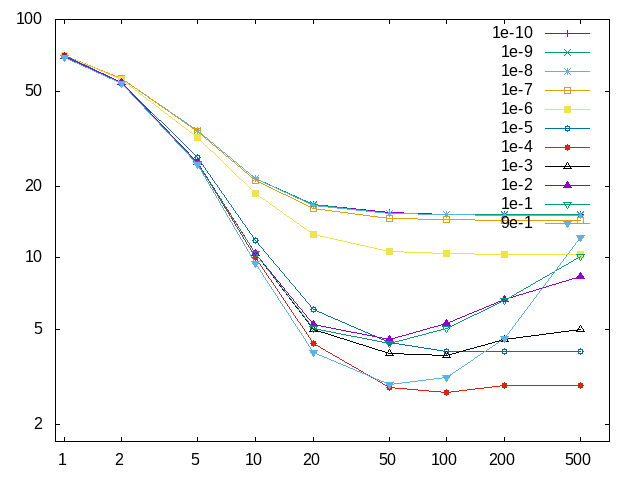

Reproduce this figure in gnuplot.
#!/usr/bin/gnuplot -persist


set terminal png


set output "gauss+pca.png"

set logscale xy


set xrange [0.9:710]
set yrange [1.7:100]

set xtics ("1" 1, "2" 2, "5" 5, "10" 10, "20" 20, "50" 50, "100" 100, "200" 200, "500" 500)
set ytics ("1" 1, "2" 2, "5" 5, "10" 10, "20" 20, "50" 50, "100" 100)



plot "error_gauss+pca.out" u 2:3 title "1e-10" w lp, "error_gauss+pca.out" u 5:6 title "1e-9" w lp, "error_gauss+pca.out" u 8:9 title "1e-8" w lp, "error_gauss+pca.out" u 11:12 title "1e-7" w lp, "error_gauss+pca.out" u 14:15 title "1e-6" w lp , "error_gauss+pca.out" u 17:18 title "1e-5" w lp , "error_gauss+pca.out" u 20:21 title "1e-4" w lp , "error_gauss+pca.out" u 23:24 title "1e-3" w lp , "error_gauss+pca.out" u 26:27 title "1e-2" w lp , "error_gauss+pca.out" u 29:30 title "1e-1" w lp , "error_gauss+pca.out" u 32:33 title "9e-1" w lp 

